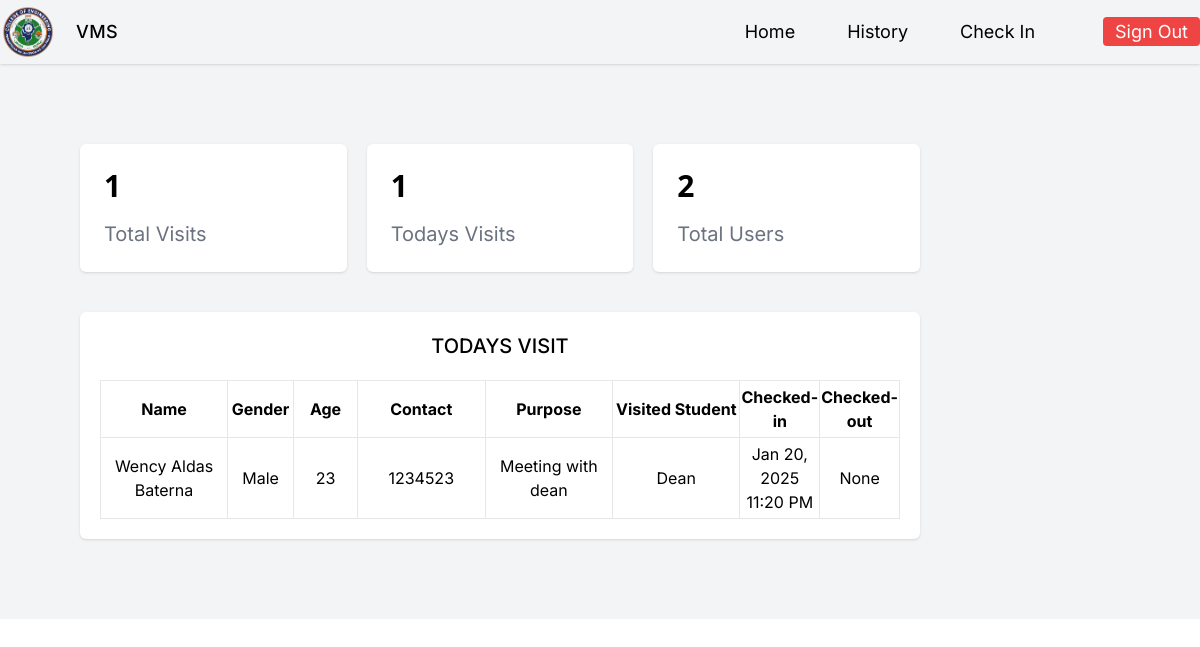
/dashboard (signed in), run on an earlier commit of the app's database.
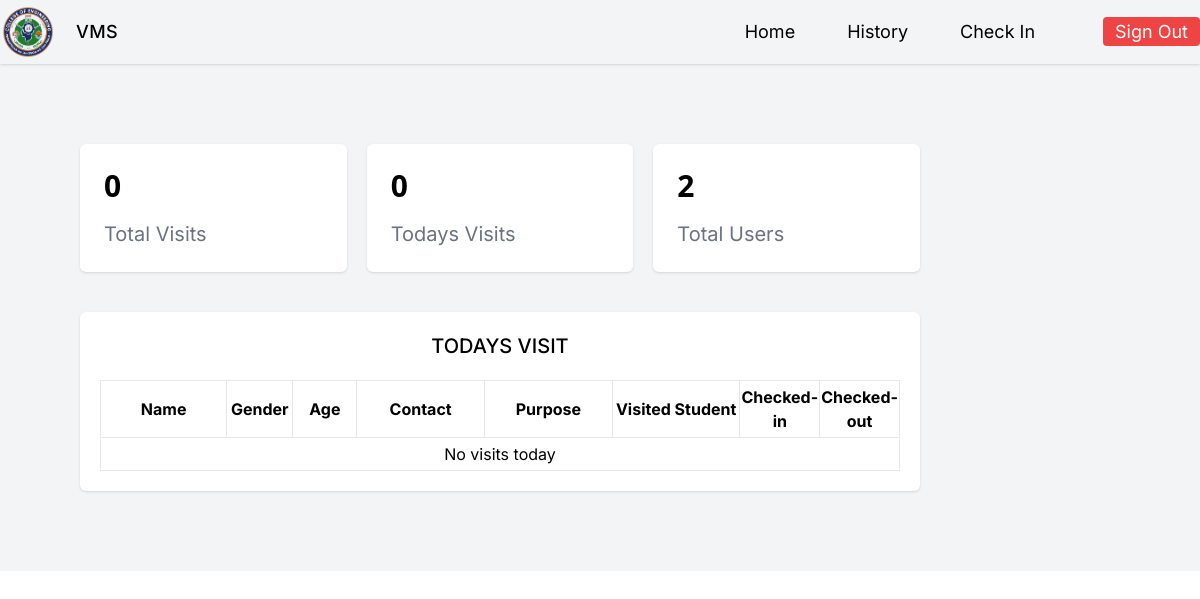
And on a later commit of the database.
### app.py (models this page shows)
class visit_logs(db.Model):
    id = db.Column(db.Integer, primary_key=True)
    name = db.Column(db.String(100), nullable=False)
    gender = db.Column(db.String(100), nullable=False)
    age = db.Column(db.Integer, nullable=False)
    contact = db.Column(db.String(15), nullable=False)
    purpose = db.Column(db.String(255), nullable=False)
    toMeet = db.Column(db.String(255), nullable=False)
    checkIn = db.Column(db.String(100), nullable=False)
    checkOut = db.Column(db.String(100), nullable=True)
    user_id = db.Column(db.Integer, db.ForeignKey('user.id'), nullable=False)

### app.py (the view)
@app.route('/dashboard', methods=['GET', 'POST'])
def dashboard():
    if 'user_id' not in session:
        flash('You need to log in to access this page!', 'error')
        return redirect(url_for('login'))
    if request.method == 'POST':
        log = visit_logs.query.get(request.form.get('log_id'))
        db.session.delete(log)
        db.session.commit()
        flash('Deleted log successfully!', 'success')
    today = date.today()
    logs = visit_logs.query.filter(db.func.date(visit_logs.checkIn) == today).order_by(desc(visit_logs.checkIn)).all()
    allLogs = visit_logs.query.all()
    users = User.query.all()
    return render_template('Dashboard.html', logs=logs, allLogs=allLogs, users=users)

### app.py (called while the page is built)
@app.template_filter('format_datetime')
def format_datetime(value):
    if isinstance(value, str):
        return datetime.strptime(value, "%Y-%m-%dT%H:%M").strftime("%b %d, %Y %I:%M %p")
    return value

### templates/Dashboard.html (shortened to what this page needs)
{% extends './Base.html' %}
{% block content %}
    <div class="h-[93dvh] w-5/6 flex flex-col items-center font-Inter p-20 space-y-10">
        <div class="grid grid-cols-3 gap-5 w-full">
            <div class="h-fit bg-white rounded-md shadow p-6 flex flex-col justify-center gap-y-4">
                <h1 class="font-bold text-3xl font-sans">{{ allLogs|length|format }}</h1>
                <p class="text-gray-500 text-xl">Total Visits</p>
            </div>
            <div class="h-fit bg-white rounded-md shadow p-6 flex flex-col justify-center gap-y-4">
                <h1 class="font-bold text-3xl font-sans">{{ logs|length|format }}</h1>
                <p class="text-gray-500 text-xl">Todays Visits</p>
            </div>
            <div class="h-fit bg-white rounded-md shadow p-6 flex flex-col justify-center gap-y-4">
                <h1 class="font-bold text-3xl font-sans">{{ users|length|format }}</h1>
                <p class="text-gray-500 text-xl">Total Users</p>
            </div>
        </div>
        <div class="w-full h-3/4 p-5 space-y-5 bg-white rounded-md shadow overflow-y-auto">
            <h1 class="font-medium text-xl uppercase text-center">Todays Visit</h1>
            <table class="w-full ">
                <thead>
                    <tr>
                        <th class="border py-1 w-2/12">Name</th>
                        <th class="border py-1 w-1/12">Gender</th>
                        <th class="border py-1 w-1/12">Age</th>
                        <th class="border py-1 w-2/12">Contact</th>
                        <th class="border py-1 w-2/12">Purpose</th>
                        <th class="border py-1 w-2/12">Visited Student</th>
                        <th class="border py-1 w-1/12">Checked-in</th>
                        <th class="border py-1 w-1/12">Checked-out</th>
                    </tr>
                </thead>
                <tbody>
                    {% if logs %}
                        {% for log in logs %}
                            <tr>
                                <td class="border text-center py-1">{{ log.name }}</td>
                                <td class="border text-center py-1">{{ log.gender }}</td>
                                <td class="border text-center py-1">{{ log.age }}</td>
                                <td class="border text-center py-1">{{ log.contact }}</td>
                                <td class="border text-center py-1">{{ log.purpose }}</td>
                                <td class="border text-center py-1">{{ log.toMeet }}</td>
                                <td class="border text-center py-1">{{ log.checkIn | format_datetime }}</td>
                                <td class="border text-center py-1">{{ log.checkOut | format_datetime }}</td>
                            </tr>
                        {% endfor %}
                    {% else %}
                        <tr>
                            <td colspan="8" class="text-center border py-1">No visits today</td>
                        </tr>
                    {% endif %}
                </tbody>
            </table>
        </div>
    </div>
{% endblock %}

What changed in the data, as far as the page shows it:
removed visit_logs: name "Wency Aldas Baterna", gender "Male", age "23", contact "1234523", purpose "Meeting with dean", toMeet "Dean", checkIn "Jan 20, 2025 11:20 PM", checkOut "None"
Also different on the page:
{{ allLogs|length|format }}: "1" → "0"
{{ logs|length|format }}: "1" → "0"
text now shown: "No visits today"
